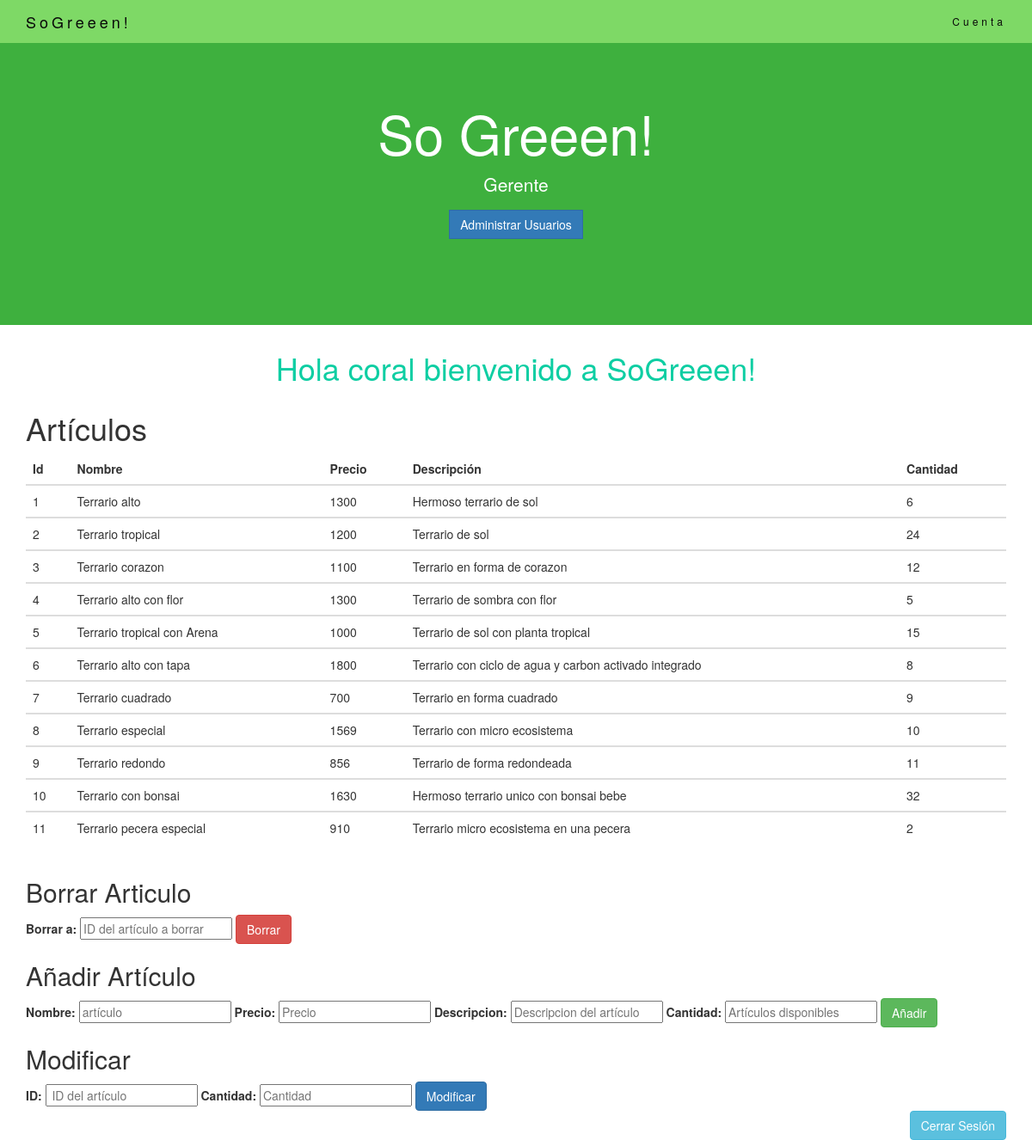
Screenshot of /adminTienda.php (signed in) with the database file from the repository.
### tables this page shows
CREATE TABLE `tienda` (
  `id` int(11) NOT NULL,
  `nombre` varchar(60) NOT NULL,
  `precio` float NOT NULL,
  `descripcion` varchar(150) DEFAULT NULL,
  `cantidad` int(5) DEFAULT NULL
);

### adminTienda.php (the view, shortened to what this page needs)
<?php
require('conex.php');
?>
<!DOCTYPE html>
<html lang="es">
  <head>
    <link rel="stylesheet" href="https://maxcdn.bootstrapcdn.com/bootstrap/3.3.7/css/bootstrap.min.css">
    <link rel="stylesheet" type="text/css" href="css/estilos.css">
  </head>
  <body>
    <nav class="navbar navbar-default navbar-fixed-top">
      <div class="container">
        <div class="navbar-header">
          <a class="navbar-brand" href="admin.php">SoGreeen!</a>
        </div>
        <div class="collapse navbar-collapse" id="myNavbar">
          <ul class="nav navbar-nav navbar-right">
            <li class="dropdown">
              <a href= "#" class="dropdown-toggle" data-toggle="dropdown">Cuenta
              </a>
            </li>
          </ul>
        </div>
      </div>
    </nav>
    <div class="jumbotron text-center">
      <h1>So Greeen!</h1>
      <p>Gerente</p>
      <form class="form-inline" action="admin.php" method ="POST">
        <div class="input-group-btn">
          <button type="submit" class="btn btn-primary">Administrar Usuarios</button>
        </div>
      </form>
    </div>
    <h1 class="text-center" style="color: #0ECEA3;">Hola <?php echo $_SESSION['user'];?> bienvenido a SoGreeen!</h1>
    <div class="container">
      <h1>Artículos</h1>
      <div class="table-responsive">
        <table class="table">
          <thead>
            <tr>
              <th>Id</th>
              <th>Nombre</th>
              <th>Precio</th>
              <th>Descripción</th>
              <th>Cantidad</th>
            </tr>
          </thead>
          <?php
          $resultado= mysqli_query($con,"SELECT * FROM `tienda`");
          while ($renglon= mysqli_fetch_array($resultado)) {
            echo "<tbody>";
                echo "<tr>";
                  echo "<td>$renglon[0]</td>";
                  echo "<td>$renglon[1]</td>";
                  echo "<td>$renglon[2]</td>";
                  echo "<td>$renglon[3]</td>";
              echo "<td>$renglon[4]</td>";
              echo "</tr>";
          echo "</tbody>";
          }
          ?>
        </table>
      </div>
      <h2 >Borrar Articulo</h2>
      <form class="form-inline" action="deleteArti.php" method="GET">
        <div class="form-group">
          <label> Borrar a: </label>
          <input type="text" name="id" placeholder="ID del artículo a borrar">
        </div>
        <button type="submit" class="btn btn-danger">Borrar</button>
      </form>
      <h2>Añadir Artículo</h2>
      <form class="form-inline" action="addArti.php" method="GET">
        <div class="form-group">
          <label> Nombre: </label>
          <input type="text" name="nombre" placeholder="artículo">
        </div>
        <div class="form-group">
          <label> Precio: </label>
          <input type="text" name="precio" placeholder="Precio">
        </div>
        <div class="form-group">
          <label> Descripcion: </label>
          <input type="text" name="descrip" placeholder="Descripcion del artículo">
        </div>
        <div class="form-group">
          <label> Cantidad: </label>
          <input type="text" name="cantidad" placeholder="Artículos disponibles">
        </div>
        <button type="submit" class="btn btn-success">Añadir</button>
      </form>
      <h2>Modificar</h2>
      <form class="form-inline" action="modificar.php" method="POST">
        <div class="form-group">
          <label> ID: </label>
          <input type="text" name="id" placeholder=" ID del artículo">
        </div>
        <div class="form-group">
          <label> Cantidad: </label>
          <input type="text" name="canti" placeholder="Cantidad">
        </div>
        <button type="submit" class="btn btn-primary">Modificar</button>
      </form>
    <div style="float:right;">
      <a type="button" class="btn btn-info" href="salir.php">Cerrar Sesión</a>
    </div>
    </div>
  </body>
</html>

### css/estilos.css (style rules this page uses)
.jumbotron { background-color: #3EB03E; color: #fff; padding: 100px 25px; }
.navbar { margin-bottom: 0; background-color: #7ED966; z-index: 9999; border: 0; font-size: 12px !important; line-height: 1.42857143 !important; letter-spacing: 4px; border-radius: 0; }
.navbar li a, .navbar .navbar-brand { color: #080808 !important; }

### rows the page displays
tienda: id "1", nombre "Terrario alto", precio "1300", descripcion "Hermoso terrario de sol", cantidad "6"
tienda: id "2", nombre "Terrario tropical", precio "1200", descripcion "Terrario de sol", cantidad "24"
tienda: id "3", nombre "Terrario corazon", precio "1100", descripcion "Terrario en forma de corazon", cantidad "12"
tienda: id "4", nombre "Terrario alto con flor", precio "1300", descripcion "Terrario de sombra con flor", cantidad "5"
tienda: id "5", nombre "Terrario tropical con Arena", precio "1000", descripcion "Terrario de sol con planta tropical", cantidad "15"
tienda: id "6", nombre "Terrario alto con tapa", precio "1800", descripcion "Terrario con ciclo de agua y carbon activado integrado", cantidad "8"
tienda: id "7", nombre "Terrario cuadrado", precio "700", descripcion "Terrario en forma cuadrado", cantidad "9"
tienda: id "8", nombre "Terrario especial", precio "1569", descripcion "Terrario con micro ecosistema", cantidad "10"
tienda: id "9", nombre "Terrario redondo", precio "856", descripcion "Terrario de forma redondeada", cantidad "11"
tienda: id "10", nombre "Terrario con bonsai", precio "1630", descripcion "Hermoso terrario unico con bonsai bebe", cantidad "32"
tienda: id "11", nombre "Terrario pecera especial", precio "910", descripcion "Terrario micro ecosistema en una pecera", cantidad "2"

### other values shown
$_SESSION['user'] "coral"
